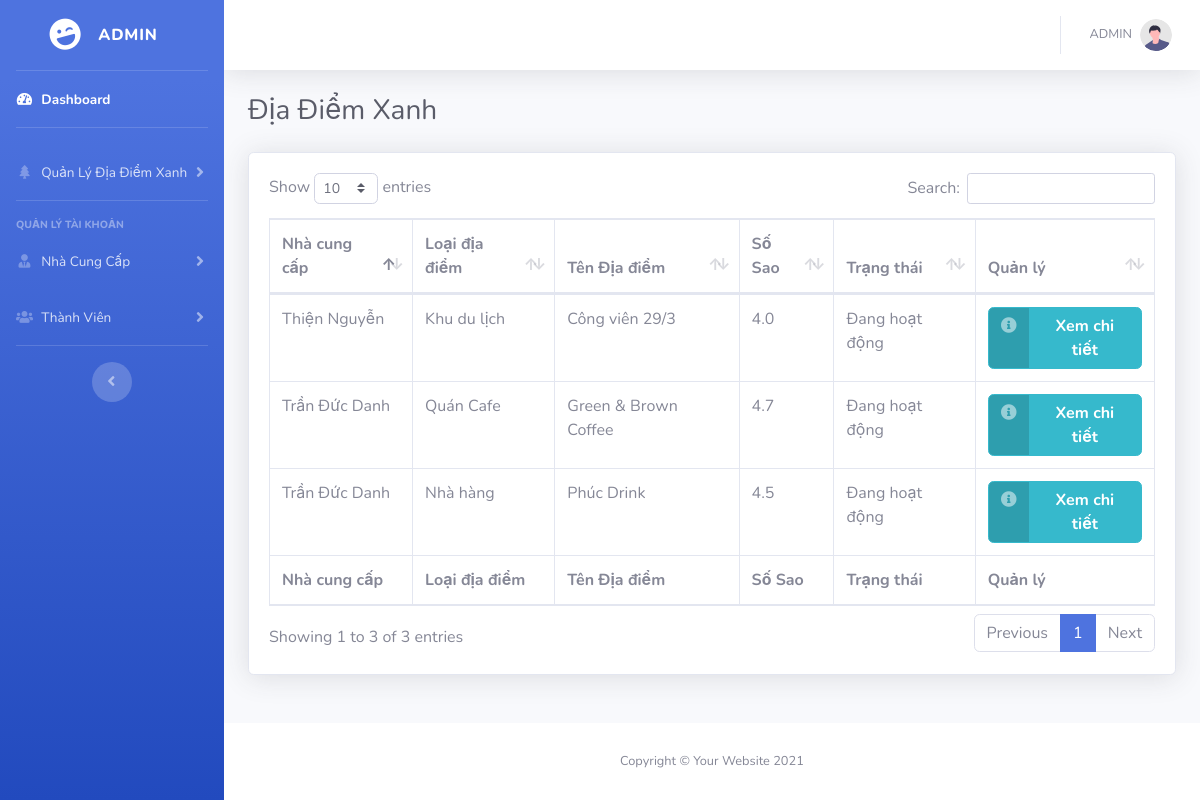
Screenshot of /green_place/admin/index.php?action=quanlydiadiemxanh&query=xem (signed in) with the database file from the repository.
### tables this page shows
CREATE TABLE `places` (
  `id_place` int(11) NOT NULL,
  `placeName` varchar(255) NOT NULL,
  `country` varchar(255) NOT NULL,
  `city` varchar(255) NOT NULL,
  `district` varchar(255) NOT NULL,
  `ward` varchar(255) NOT NULL,
  `road` varchar(255) NOT NULL,
  `image` varchar(50) NOT NULL,
  `description` varchar(1000) NOT NULL,
  `phone` varchar(20) NOT NULL,
  `status` int(11) NOT NULL,
  `star` varchar(11) NOT NULL,
  `ip_map` varchar(50) NOT NULL,
  `id_place_type` int(11) NOT NULL,
  `id_user` int(11) NOT NULL
);

CREATE TABLE `users` (
  `id_user` int(11) NOT NULL,
  `name` varchar(255) NOT NULL,
  `email` varchar(255) NOT NULL,
  `phone` varchar(20) NOT NULL,
  `address` varchar(255) NOT NULL,
  `username` varchar(100) NOT NULL,
  `password` varchar(100) NOT NULL,
  `id_role` int(11) NOT NULL
);

CREATE TABLE `place_types` (
  `id_place_type` int(11) NOT NULL,
  `type` varchar(255) NOT NULL
);

### green_place/admin/modules/places/place.php (the view)
<?php
$sql_places = "SELECT * FROM places,place_types,users WHERE places.id_place_type=place_types.id_place_type AND places.id_user=users.id_user";
$query_places = mysqli_query($mysqli, $sql_places);
?>
<h1 class="h3 mb-4 text-gray-800">Địa Điểm Xanh</h1>
<div class="card shadow mb-4">
    <div class="card-body">
        <div class="table-responsive">
            <table class="table table-bordered" id="dataTable" width="100%" cellspacing="0">
                <thead>
                    <tr>
                        <th>Nhà cung cấp</th>
                        <th>Loại địa điểm</th>
                        <th>Tên Địa điểm</th>
                        <th>Số Sao</th>
                        <th>Trạng thái</th>
                        <th>Quản lý</th>
                    </tr>
                </thead>
                <tfoot>
                    <tr>
                        <th>Nhà cung cấp</th>
                        <th>Loại địa điểm</th>
                        <th>Tên Địa điểm</th>
                        <th>Số Sao</th>
                        <th>Trạng thái</th>
                        <th>Quản lý</th>
                    </tr>
                </tfoot>
                <tbody>
                    <?php
                    while ($row = mysqli_fetch_array($query_places)) {
                    ?>
                        <tr>
                            <td><?php echo $row['name'] ?></td>
                            <td><?php echo $row['type'] ?></td>
                            <td><?php echo $row['placeName'] ?></td>
                            <td><?php echo $row['star'] ?></td>
                            <td>
                                <?php if ($row['status'] == 0) { ?>
                                    Đang hoạt động
                                <?php } else { ($row['status'] == 1) ?>
                                    Đã đóng cửa
                                <?php } ?>
                            </td>
                            <td>
                                <a href="index.php?action=chitietdiadiemxanh&query=xem&id=<?php echo $row['id_place'] ?>" class="btn btn-info btn-icon-split">
                                    <span class="icon text-white-50">
                                        <i class="fas fa-info-circle"></i>
                                    </span>
                                    <span class="text font-weight-bold">Xem chi tiết</span>
                                </a>
                            </td>
                        </tr>
                    <?php
                    }
                    ?>
                </tbody>
            </table>
        </div>
    </div>
</div>

### green_place/admin/index.php (shortened to what this page needs)
<!DOCTYPE html>
<html lang="en">
<head>
    <link href="vendor/fontawesome-free/css/all.min.css" rel="stylesheet" type="text/css">
    <link href="css/sb-admin-2.min.css" rel="stylesheet">
    <link href="./css/style.css" rel="stylesheet">
    <link href="vendor/datatables/dataTables.bootstrap4.min.css" rel="stylesheet">
</head>
<body id="page-top">
    <div id="wrapper">
        <?php
        include("./modules/sidebar.php");
        ?>
        <div id="content-wrapper" class="d-flex flex-column">
            <div id="content">
                <?php
                include("./modules/topbar.php");
                ?>
                <?php
                include("./modules/main.php");
                ?>
            </div>
            <?php
            include("./modules/footer.php");
            ?>
        </div>
    </div>
</body>
</html>

### green_place/admin/modules/sidebar.php (shortened to what this page needs)
<ul class="navbar-nav bg-gradient-primary sidebar sidebar-dark accordion" id="accordionSidebar">
    <a class="sidebar-brand d-flex align-items-center justify-content-center" href="index.php">
        <div class="sidebar-brand-icon rotate-n-15">
            <i class="fas fa-laugh-wink"></i>
        </div>
        <div class="sidebar-brand-text mx-3">Admin</div>
    </a>
    <hr class="sidebar-divider my-0">
    <li class="nav-item active">
        <a class="nav-link" href="index.php">
            <i class="fas fa-fw fa-tachometer-alt"></i>
            <span>Dashboard</span></a>
    </li>
    <hr class="sidebar-divider">
    <li class="nav-item">
        <a class="nav-link collapsed" href="#" data-toggle="collapse" data-target="#collapseTwo" aria-expanded="true" aria-controls="collapseTwo">
            <i class="fas fa-fw fa-tree"></i>
            <span>Quản Lý Địa Điểm Xanh</span>
        </a>
    </li>
    <hr class="sidebar-divider">
    <div class="sidebar-heading">
        Quản lý tài khoản
    </div>
    <li class="nav-item">
        <a class="nav-link collapsed" href="#" data-toggle="collapse" data-target="#collapsePages" aria-expanded="true" aria-controls="collapsePages">
            <i class="fas fa-fw fa-user-tie"></i>
            <span>Nhà Cung Cấp</span>
        </a>
    </li>
    <li class="nav-item">
        <a class="nav-link collapsed" href="#" data-toggle="collapse" data-target="#collapseUtilities" aria-expanded="true" aria-controls="collapseUtilities">
            <i class="fas fa-fw fa-users"></i>
            <span>Thành Viên</span>
        </a>
    </li>
    <hr class="sidebar-divider d-none d-md-block">
    <div class="text-center d-none d-md-inline">
        <button class="rounded-circle border-0" id="sidebarToggle"></button>
    </div>
</ul>

### green_place/admin/modules/topbar.php (shortened to what this page needs)
<nav class="navbar navbar-expand navbar-light bg-white topbar mb-4 static-top shadow">
    <ul class="navbar-nav ml-auto">
        <li class="nav-item dropdown no-arrow">
            <a class="nav-link dropdown-toggle" href="#" id="userDropdown" role="button" data-toggle="dropdown" aria-haspopup="true" aria-expanded="false">
                <span class="mr-2 d-none d-lg-inline text-gray-600 small">ADMIN</span>
                <img class="img-profile rounded-circle" src="img/undraw_profile.svg">
            </a>
        </li>
    </ul>
</nav>

### green_place/admin/modules/main.php
<div class="container-fluid">
    <?php
    if (isset($_GET['action']) && $_GET['query']) {
        $tam = $_GET['action'];
        $query = $_GET['query'];
    } else {
        $tam = '';
        $query = '';
    }
    if ($tam == 'duyetdiadiemxanh' && $query == 'xem') {
        include("./modules/places/browse.php");
    } else if ($tam == 'chitietduyetdiadiemxanh' && $query == 'duyet') {
        include("./modules/places/browse-detail.php");
    } else if ($tam == 'quanlydiadiemxanh' && $query == 'xem') {
        include("./modules/places/place.php");
    } else if ($tam == 'chitietdiadiemxanh' && $query == 'xem') {
        include("./modules/places/place-detail.php");
    } else if ($tam == 'quanlynhacungcap' && $query == 'xem') {
        include("./modules/users/supplier.php");
    } else if ($tam == 'quanlythanhvien' && $query == 'xem') {
        include("./modules/users/member.php");
    } else {
        include("./modules/dashboard.php");
    }
    ?>
</div>

### green_place/admin/modules/footer.php
<footer class="sticky-footer bg-white">
    <div class="container my-auto">
        <div class="copyright text-center my-auto">
            <span>Copyright &copy; Your Website 2021</span>
        </div>
    </div>
</footer>

### green_place/admin/css/style.css (style rules this page uses)
img { width: 100%; height: 100%; object-fit: cover; object-position: center; }

### rows the page displays
places: id_user.name "Trần Đức Danh", id_place_type.type "Quán Cafe", placeName "Green & Brown Coffee", star "4.7", status "Đang hoạt động"
places: id_user.name "Trần Đức Danh", id_place_type.type "Nhà hàng", placeName "Phúc Drink", star "4.5", status "Đang hoạt động"
places: id_user.name "Thiện Nguyễn", id_place_type.type "Khu du lịch", placeName "Công viên 29/3", star "4.0", status "Đang hoạt động"
